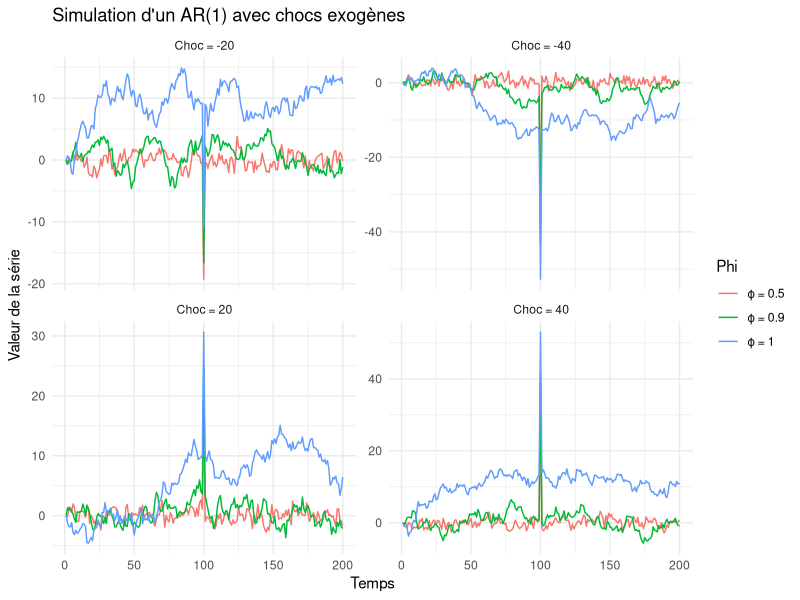
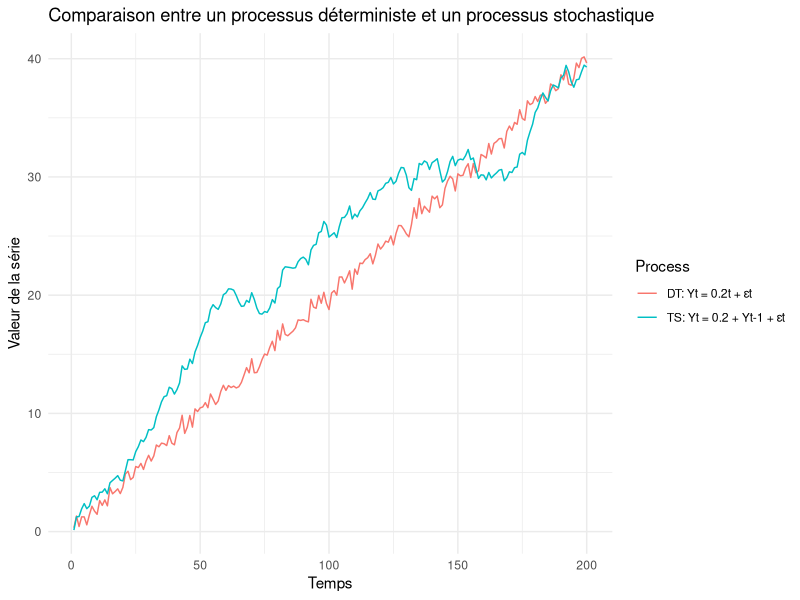
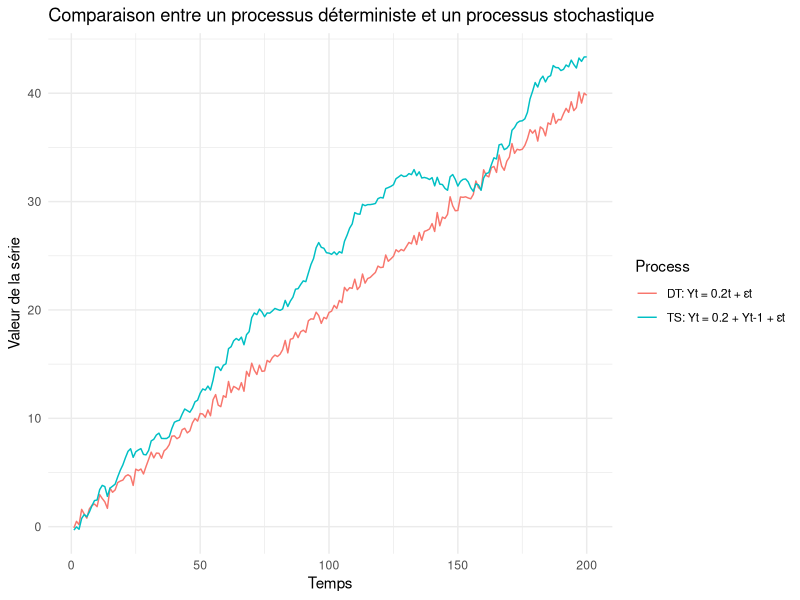
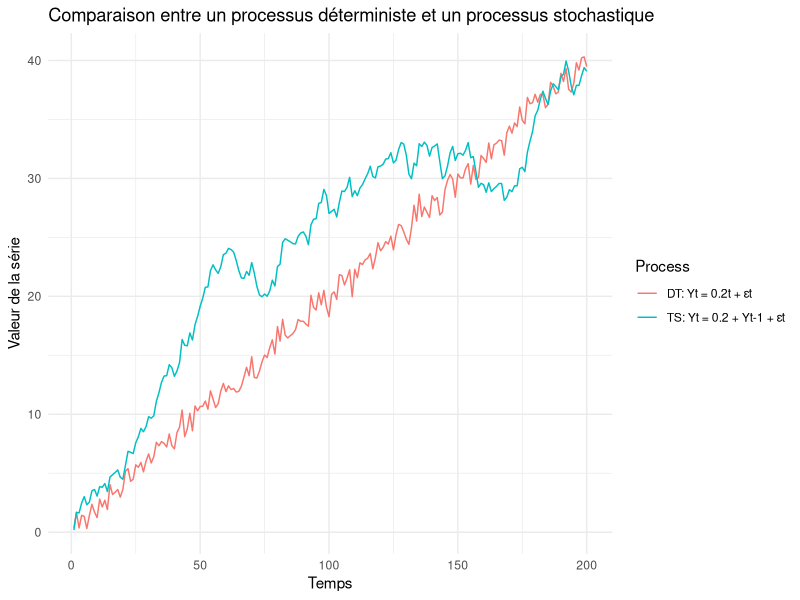
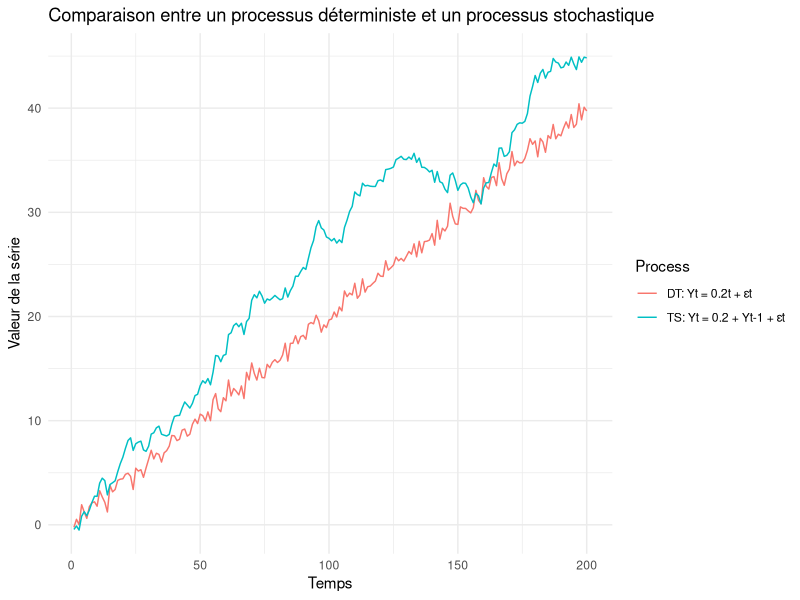

The R script that drew these images, in order:
## ---- chunk 1
#| output: false
library(ggplot2)
library(dplyr)
library(tidyr)
## ---- chunk 2
set.seed(123)  # Fixer la graine pour la reproductibilité

# Paramètres
n <- 200  # Nombre d'observations
phi_values <- c(0.5, 0.9, 1)  # Valeurs de phi
shocks <- c(20, 40, -20, -40)  # Valeurs des chocs

# Fonction pour simuler un AR(1) avec un choc
simulate_AR1 <- function(phi, n, shock_value, shock_position = 100) {
  Y <- numeric(n)
  epsilon <- rnorm(n)  # Bruit blanc
  for (t in 2:n) {
    Y[t] <- phi * Y[t - 1] + epsilon[t]
  }
  Y[shock_position] <- Y[shock_position] + shock_value  # Ajouter le choc
  return(Y)
}

# Simulation pour chaque combinaison (phi, choc)
data_list <- list()
for (shock in shocks) {
  for (phi in phi_values) {
    serie <- simulate_AR1(phi, n, shock)
    df <- data.frame(
      Time = 1:n,
      Value = serie,
      Phi = paste0("ϕ = ", phi),
      Shock = paste0("Choc = ", shock)
    )
    data_list <- append(data_list, list(df))
  }
}

# Fusionner toutes les séries
data_all <- bind_rows(data_list)
## ---- chunk 3
# Graphique
ggplot(data_all, aes(x = Time, y = Value, color = Phi)) +
  geom_line() +
  facet_wrap(~Shock, scales = "free_y") +
  labs(title = "Simulation d'un AR(1) avec chocs exogènes",
       x = "Temps",
       y = "Valeur de la série") +
  theme_minimal()

## ---- chunk 4
set.seed(015)

# Paramètres
n <- 200  # Nombre d'observations
sigma2 <- 1/4  # Variance du bruit

epsilon <- rnorm(n, mean = 0, sd = sqrt(sigma2))  # Génération du bruit blanc

# Simulation des processus
Y_DT <- numeric(n)
Y_TS <- numeric(n)

for (t in 1:n) {
  Y_DT[t] <- 0.2 * t + epsilon[t]  # Processus déterministe
  if (t == 1) {
    Y_TS[t] <- epsilon[t]  # Initialisation du processus stochastique
  } else {
    Y_TS[t] <- 0.2 + Y_TS[t - 1] + epsilon[t]  # Processus stochastique
  }
}

# Création du DataFrame
data <- data.frame(
  Time = rep(1:n, 2),
  Value = c(Y_DT, Y_TS),
  Process = rep(c("DT: Yt = 0.2t + εt", "TS: Yt = 0.2 + Yt-1 + εt"), each = n)
)

# Graphique
ggplot(data, aes(x = Time, y = Value, color = Process)) +
  geom_line() +
  labs(title = "Comparaison entre un processus déterministe et un processus stochastique",
       x = "Temps",
       y = "Valeur de la série") +
  theme_minimal()
## ---- chunk 5
set.seed(001)

# Paramètres
n <- 200  # Nombre d'observations
sigma2 <- 1/4  # Variance du bruit

epsilon <- rnorm(n, mean = 0, sd = sqrt(sigma2))  # Génération du bruit blanc

# Simulation des processus
Y_DT <- numeric(n)
Y_TS <- numeric(n)

for (t in 1:n) {
  Y_DT[t] <- 0.2 * t + epsilon[t]  # Processus déterministe
  if (t == 1) {
    Y_TS[t] <- epsilon[t]  # Initialisation du processus stochastique
  } else {
    Y_TS[t] <- 0.2 + Y_TS[t - 1] + epsilon[t]  # Processus stochastique
  }
}

# Création du DataFrame
data <- data.frame(
  Time = rep(1:n, 2),
  Value = c(Y_DT, Y_TS),
  Process = rep(c("DT: Yt = 0.2t + εt", "TS: Yt = 0.2 + Yt-1 + εt"), each = n)
)

# Graphique
ggplot(data, aes(x = Time, y = Value, color = Process)) +
  geom_line() +
  labs(title = "Comparaison entre un processus déterministe et un processus stochastique",
       x = "Temps",
       y = "Valeur de la série") +
  theme_minimal()
## ---- chunk 6
set.seed(015)

# Paramètres
n <- 200  # Nombre d'observations
sigma2 <- 1/2  # Variance du bruit

epsilon <- rnorm(n, mean = 0, sd = sqrt(sigma2))  # Génération du bruit blanc

# Simulation des processus
Y_DT <- numeric(n)
Y_TS <- numeric(n)

for (t in 1:n) {
  Y_DT[t] <- 0.2 * t + epsilon[t]  # Processus déterministe
  if (t == 1) {
    Y_TS[t] <- epsilon[t]  # Initialisation du processus stochastique
  } else {
    Y_TS[t] <- 0.2 + Y_TS[t - 1] + epsilon[t]  # Processus stochastique
  }
}

# Création du DataFrame
data <- data.frame(
  Time = rep(1:n, 2),
  Value = c(Y_DT, Y_TS),
  Process = rep(c("DT: Yt = 0.2t + εt", "TS: Yt = 0.2 + Yt-1 + εt"), each = n)
)

# Graphique
ggplot(data, aes(x = Time, y = Value, color = Process)) +
  geom_line() +
  labs(title = "Comparaison entre un processus déterministe et un processus stochastique",
       x = "Temps",
       y = "Valeur de la série") +
  theme_minimal()
## ---- chunk 7

set.seed(001)

# Paramètres
n <- 200  # Nombre d'observations
sigma2 <- 1/2  # Variance du bruit

epsilon <- rnorm(n, mean = 0, sd = sqrt(sigma2))  # Génération du bruit blanc

# Simulation des processus
Y_DT <- numeric(n)
Y_TS <- numeric(n)

for (t in 1:n) {
  Y_DT[t] <- 0.2 * t + epsilon[t]  # Processus déterministe
  if (t == 1) {
    Y_TS[t] <- epsilon[t]  # Initialisation du processus stochastique
  } else {
    Y_TS[t] <- 0.2 + Y_TS[t - 1] + epsilon[t]  # Processus stochastique
  }
}

# Création du DataFrame
data <- data.frame(
  Time = rep(1:n, 2),
  Value = c(Y_DT, Y_TS),
  Process = rep(c("DT: Yt = 0.2t + εt", "TS: Yt = 0.2 + Yt-1 + εt"), each = n)
)

# Graphique
ggplot(data, aes(x = Time, y = Value, color = Process)) +
  geom_line() +
  labs(title = "Comparaison entre un processus déterministe et un processus stochastique",
       x = "Temps",
       y = "Valeur de la série") +
  theme_minimal()
